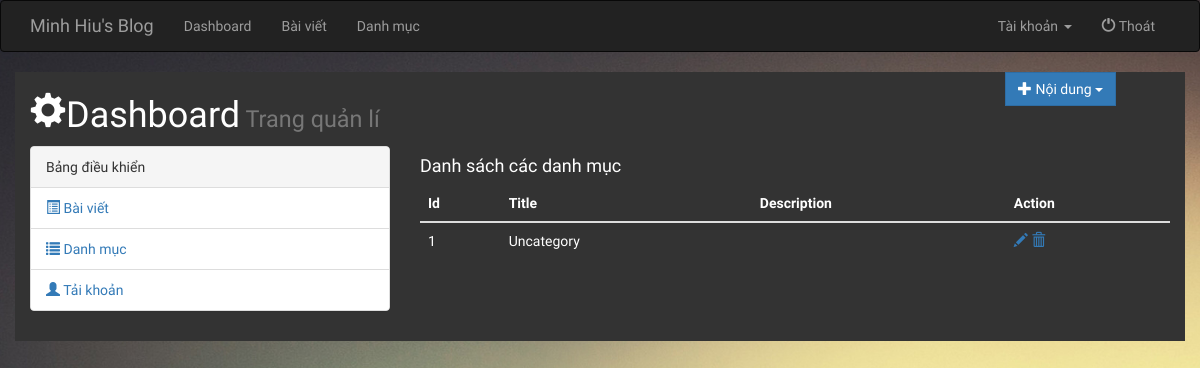
Page /index.php?c=admin&a=listCategory (signed in) on the earlier database version.
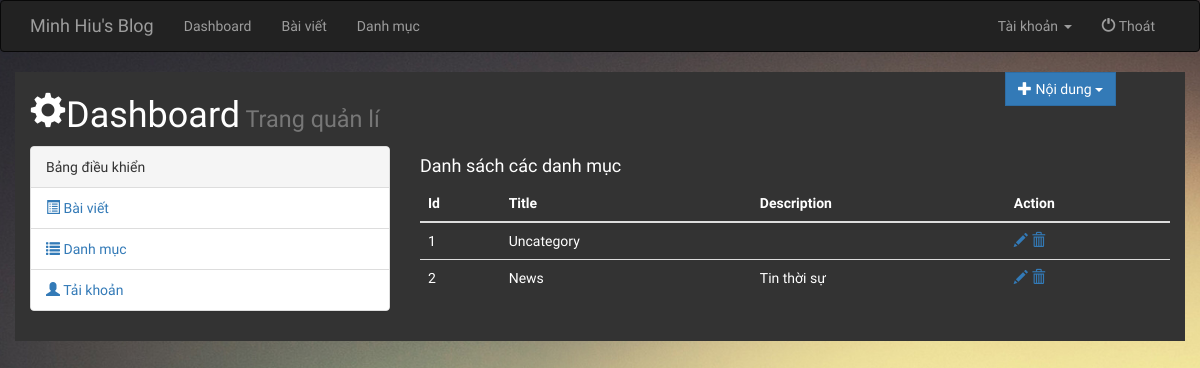
Same page on the later database version.
### tables this page shows
CREATE TABLE `categories` (
  `id` int(11) NOT NULL,
  `title` varchar(50) NOT NULL,
  `url` varchar(100) NOT NULL,
  `parent` int(11) DEFAULT NULL,
  `description` text
);

### libs/Controller.php (called while the page is built, shortened)
<?php
	class Controller
	{
		function __construct()
		{
			$this->model = new Model();
			$this->initData = $this->model->getAllCategories();
			$this->User = $this->model->getAllUser();
		}
	}
?>

### libs/Model.php (called while the page is built, shortened)
<?php
	class Model
	{
		private $hostname = "localhost";
		private $username = "root";
		private $password = "";
		private $database = "blog";
		protected $connect;
		function __construct()
		{
			$this->connect = new mysqli($this->hostname,$this->username,$this->password,$this->database) or die("Can't connect database!");
		}
		public function select($sql){
			$result = $this->connect->query($sql);
			$dataset = array();
			if($result->num_rows > 0){
				while($row = $result->fetch_object()){
					$dataset[] = $row;
				}
			}
			return $dataset;
		}
		public function getAllCategories(){
			$sql = "SELECT * FROM categories";
			return $this->select($sql);
		}
		public function getAllUser(){
			$sql = "SELECT id,username FROM users";
			return $this->select($sql);
		}
	}
	?>

### controllers/Admin.php (called while the page is built, shortened)
	<?php
	class Admin extends Controller
	{
		function __construct()
		{
			parent::__construct();
		}
		public function listCategory(){
			$this->view->headerAdmin($this->initData);
			$this->view->render("admin/manager-category.php",$this->initData);
			$this->view->footerAdmin();
		}
	}
?>

### index.php (called while the page is built, shortened)
<?php
	require_once(LIB."Model.php");
	require_once(LIB."Controller.php");
	require_once(LIB."Bootstrap.php");
?>

### libs/View.php (called while the page is built, shortened)
<?php
	class View
	{
		public function render($url,$data=null,$data1=null){
			require_once(VIEW.$url);
		}
		public function headerAdmin($data=null){
			require_once(VIEW.'admin/header-admin.php');
		}
		public function footerAdmin(){
			require_once(VIEW.'admin/footer-admin.php');
		}
	}
?>

### views/admin/manager-category.php (the view)
<div class="col-xs-12 col-sm-6 col-md-8 col-lg-8">
	<h4>Danh sách các danh mục</h4>
	<table class="table table-dark">
		<thead>
			<tr>
				<th>Id</th>
				<th>Title</th>
				<th>Description</th>
				<th>Action</th>
			</tr>
		</thead>
		<tbody>
			<?php foreach($data as $category):?>
				<tr>
					<td><?php echo $category->id?></td>
					<td><?php echo $category->title?></td>
					<td><?php echo $category->description?></td>
					<td>
						<?php if($_SESSION['user']->phanquyen == 0 ): ;?>
						<a type="button" data-toggle="modal" data-target="#addCategory"><span class="glyphicon glyphicon-pencil" onclick="editCategory('<?php echo $category->id;?>')"></span></a>
						<a onclick="deleteCategory('<?php echo $category->id;?>')"><span class="glyphicon glyphicon-trash"></span></a>
						<?php else: echo "Not Permitted"; endif;?>
					</td>
				</tr>
				<?php endforeach;?>
			</tbody>
		</table>
	</div>

### libs/Bootstrap.php (shortened to what this page needs)
<?php
	$controller = isset($_GET['c']) ? $_GET['c']:'home';
	$action = isset($_GET['a'])? $_GET['a']:'index';
	$filename = CONTROLLER.$controller.'.php';
	if(file_exists($filename)){
		$controller = new $controller();
		if(method_exists($controller,$action)){
			$controller->{$action}();
		}
	}
?>

### views/admin/header-admin.php (shortened to what this page needs)
<!DOCTYPE html>
<html lang="en">
<head>
	<link rel="stylesheet" href="https://maxcdn.bootstrapcdn.com/bootstrap/3.3.6/css/bootstrap.min.css" >
	<link rel="stylesheet" type="text/css" href="public/css/style.css">
</head>
<body>
	<nav class="navbar navbar-inverse navbar-admin" role="navigation">
		<div class="container">
			<div class="navbar-header">
				<a class="navbar-brand" href="index.php"><?php echo BLOGNAME;?></a>
			</div>
			<div class="collapse navbar-collapse navbar-ex1-collapse">
				<ul class="nav navbar-nav">
					<li><a href="index.php?c=admin">Dashboard</a></li>
					<li><a href="index.php?c=admin&a=listPost">Bài viết</a></li>
					<li><a href="index.php?c=admin&a=listCategory">Danh mục</a></li>
				</ul>
				<ul class="nav navbar-nav navbar-right">
					<li class="dropdown">
						<a href="#" class="dropdown-toggle" data-toggle="dropdown">Tài khoản <b class="caret"></b></a>
					</li>
					<li><a href="index.php?c=admin&a=logout"><span class="glyphicon glyphicon-off"></span> Thoát</a></li>
				</ul>
			</div>
		</div>
	</nav>
	<div class="container" id="dashboard">
		<div class="row">
			<div class="col-xs-12 col-sm-8 col-md-10 col-lg-10">
				<h1><span class="glyphicon glyphicon-cog"></span>Dashboard<small> Trang quản lí</small></h1>
			</div>
			<div class="col-xs-12 col-sm-2 col-md-2 col-lg-2">
				<div class="dropdown">
					<button class="btn btn-primary dropdown-toggle" type="button" data-toggle="dropdown"><span class="glyphicon glyphicon-plus"></span> Nội dung
						<span class="caret"></span></button>
					</div>
				</div>
			</div>
			<div class="row">
				<div class="col-xs-12 col-sm-6 col-md-4 col-lg-4">
					<div class="panel panel-default	">
						<div class="panel-heading">Bảng điều khiển</div>
						<ul class="list-group panel-body">
							<li class="list-group-item"><a href="index.php?c=admin&a=listPost"><span class="glyphicon glyphicon-list-alt"></span> Bài viết</a></li>
							<li class="list-group-item"><a href="index.php?c=admin&a=listCategory"><span class="glyphicon glyphicon-list"></span> Danh mục</a></li>
							<?php if($_SESSION['user']->phanquyen == 0):?>
							<li class="list-group-item"><a href="index.php?c=admin&a=listUser"><span class="glyphicon glyphicon-user"></span> Tải khoản</a></li>
							<?php endif;?>
						</ul>
					</div>
				</div>

### views/admin/footer-admin.php
		</div>
	</div>
</body>
</html>

### public/css/style.css (style rules this page uses)
* { margin : 0; padding: 0; }
body { height: 100%; min-height: 100%; background-color: #fff; font-family: 'Quicksand', sans-serif; background: url('../img/wallpaper.jpg') no-repeat center center fixed; -webkit-background-size: cover; -moz-background-size: cover; -o-background-size: cover; background-size: cover; }
a { text-decoration: none !important; }
ul.list-group.panel-body { padding: 0; }
#dashboard { background: #333333; color: #ffffff; padding-bottom: 10px; margin-bottom: 15px; }
.btn { border-radius: 0px; }
.navbar-admin { background-color: #222 !important; }
.navbar-inverse { background-color: #222; }
.dropdown-toggle { transition: 1s; }

Differences in the rows shown:
added categories: id "2", title "News", description "Tin thời sự"
